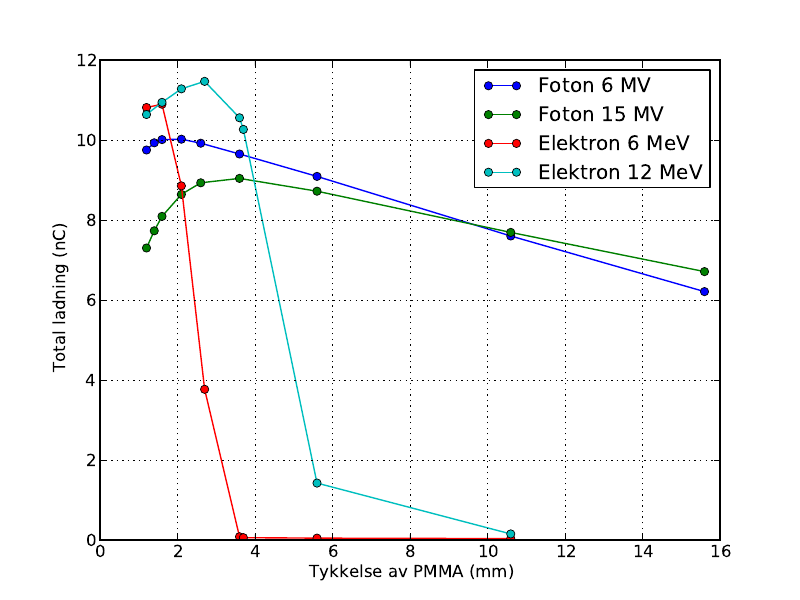

Python code for this plot:
from pylab import *

x1 = [1.2, 1.4, 1.6, 2.1, 2.6, 3.6, 5.6, 10.6, 15.6]
x2 = [1.2, 1.6, 2.1, 2.7, 3.6, 3.7, 5.6, 10.6]
y1 = [9.75, 9.93, 10.01, 10.02, 9.92, 9.65, 9.09, 7.6, 6.21]
y2 = [7.3, 7.73, 8.09, 8.64, 8.93, 9.04, 8.72, 7.69, 6.71]
y3 = [10.812528, 10.894176, 8.852976, 3.767472, 0.081648,  0.05832, 0.046656, 0.034992]
y4 = [10.637568, 10.940832, 11.279088, 11.465712, 10.55592, 10.26432, 1.423008, 0.151632]


plot(x1, y1, 'o-')
plot(x1, y2, 'o-')
plot(x2, y3, 'o-')
plot(x2, y4, 'o-')
xlabel('Tykkelse av PMMA (mm)')
ylabel('Total ladning (nC)')
legend(['Foton 6 MV', 'Foton 15 MV', 'Elektron 6 MeV', 'Elektron 12 MeV'])
grid()
savefig('dybdedose.pdf')
show()

x = [0, 5, 7, 8.7, 9, 10.5]
y = [1, 1.012207528, 0.8189216684, 0.2868769074, 0.2054933876, 0.0335707019]
plot(x,y, 'o-')
xlabel('Forflyttning av dosimeter (cm)')
ylabel('Relativ total ladning')
grid()
savefig('tverrscan.pdf')
show()
